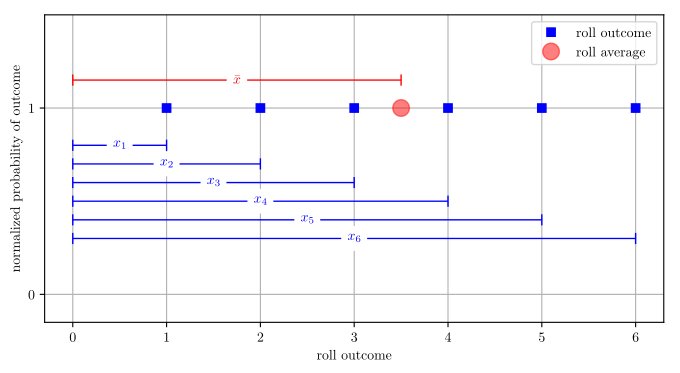

Write the Python code that produced this figure.
import numpy as np
import matplotlib as mpl
from matplotlib import rc
import matplotlib.pyplot as plt
from matplotlib.ticker import AutoMinorLocator, MultipleLocator, FuncFormatter
rc('font', **{'family': 'serif', 'serif': ['Computer Modern Roman']})
rc('text', usetex=True)

lw = 1 # line width for leader lines

num_sides = 6  # number of sides on dice
x = np.linspace(1, num_sides, num_sides)
y = np.ones(6)  #  normalized equal probability

fig = plt.figure(figsize=(8, 4))  # 8 inches wide, 4 inches tall
# fig = plt.figure()
ax = fig.add_subplot(1, 1, 1)
ax.plot(x, y, 's', color='blue', label='roll outcome')
ax.plot(3.5, 1, 'o', color='red', markersize=12, alpha=0.5, label='roll average')
ax.grid()
ax.set_xlabel('roll outcome')
ax.set_ylabel('normalized probability of outcome')
ax.set_ylim(-0.15, 1.5)
ax.legend(loc='upper right')

# helper functions
def text_elements(x, y, text, textcolor='blue'):
    ax.text(x, y, text, backgroundcolor='white',
            ha='center', va='center', weight='normal', color=textcolor)

h_lines_elevation = [0.8, 0.7, 0.6, 0.5, 0.4, 0.3]
dy = 0.03
dy_array = dy * np.ones(num_sides)  # delta y for leader lines

# left-hand side dimension lines
ax.vlines(y - 1,
          h_lines_elevation - dy_array,
          h_lines_elevation + dy_array, colors='blue',
          linewidth=lw)

# right-hand side dimension lines
ax.vlines(x,
          h_lines_elevation - dy_array,
          h_lines_elevation + dy_array, colors='blue',
          linewidth=lw)

# dimension lines
ax.hlines(h_lines_elevation,
          y - 1, x, colors='blue', linewidth=lw)
text_elements(0.5, 0.8, '$x_1$')
text_elements(1.0, 0.7, '$x_2$')
text_elements(1.5, 0.6, '$x_3$')
text_elements(2.0, 0.5, '$x_4$')
text_elements(2.5, 0.4, '$x_5$')
text_elements(3.0, 0.3, '$x_6$')

y_elev = 1.15
x_end = 3.5
ax.vlines(0, y_elev - dy, y_elev + dy, colors='red',
          linewidth=lw)
ax.vlines(x_end, y_elev - dy, y_elev + dy, colors='red',
          linewidth=lw)
ax.hlines(y_elev, 0, 3.5, colors='red', linewidth=lw)

text_elements(x_end / 2,y_elev, r'$\bar{x}$', 'red')

ax.yaxis.set_major_locator(MultipleLocator(1.000))
plt.show()

figure_name = 'dice_moment'
fig.savefig(figure_name + '.pdf', bbox_inches='tight')
